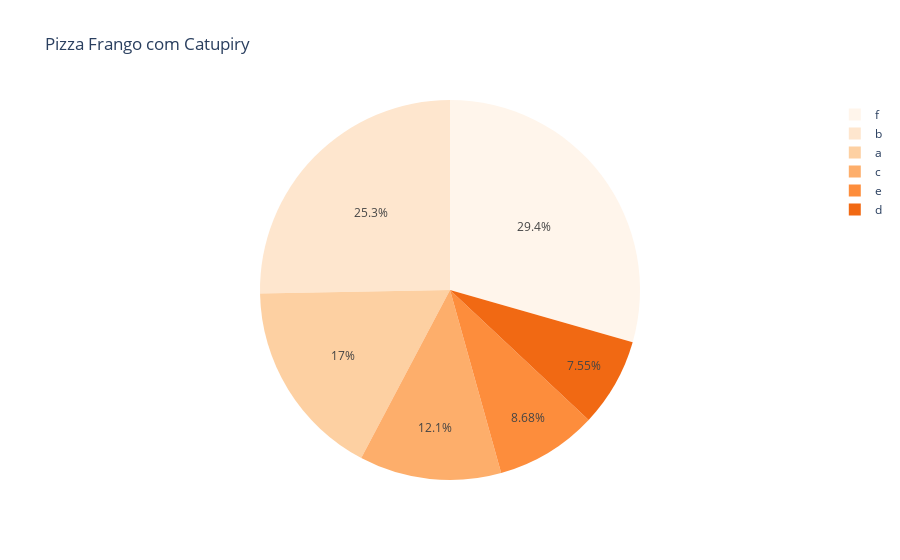

Write notebook code for a chart like this one.
### Code cell
# Pizza
x = ['a','b','c','d','e','f']
y = [45,67,32,20,23,78]

fig = px.pie(
    values=y,
    names=x,
    title='Pizza Frango com Catupiry',
    color_discrete_sequence= px.colors.sequential.Oranges
)


fig.show()

### Figure 1 — Plotly figure (JSON) as saved in the notebook; plotly's stock layout.template omitted (floating-point values rounded to 4 significant figures)
{"data": [{"domain": {"x": [0, 1], "y": [0, 1]}, "hovertemplate": "label=%{label}<br>value=%{value}<extra></extra>", "labels": ["a", "b", "c", "d", "e", "f"], "legendgroup": "", "name": "", "showlegend": true, "type": "pie", "values": [45, 67, 32, 20, 23, 78]}], "layout": {"legend": {"tracegroupgap": 0}, "piecolorway": ["rgb(255,245,235)", "rgb(254,230,206)", "rgb(253,208,162)", "rgb(253,174,107)", "rgb(253,141,60)", "rgb(241,105,19)", "rgb(217,72,1)", "rgb(166,54,3)", "rgb(127,39,4)"], "title": {"text": "Pizza Frango com Catupiry"}}}
